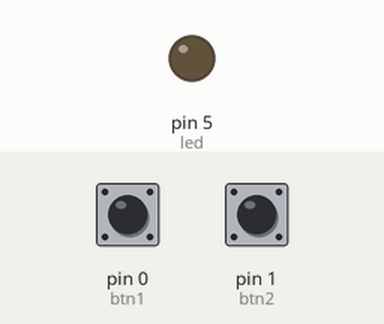
Recording of a sketch running on a simulated Arduino Uno, built with avr-gcc and run on an emulated ATmega328P. Parts: output pins drawn as LEDs (lit = HIGH). Inputs (shaded band) come from the test bench; at power-on: pin 0 (btn1) HIGH, pin 1 (btn2) HIGH.

Above: at 1.2 s.
1.3 s: pin 0 (btn1) pulled LOW for 0.15 s
At 2.2 s:
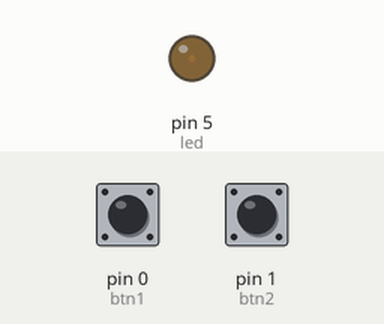
2.9 s: pin 0 (btn1) pulled LOW for 3.2 s
At 6.4 s:
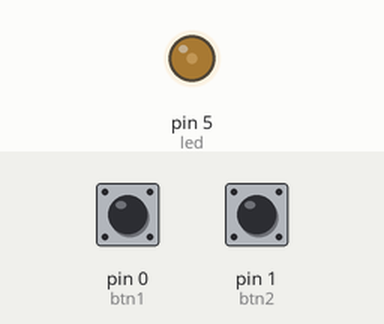
7.6 s: pin 0 (btn1) pulled LOW for 3.2 s
At 11.1 s:
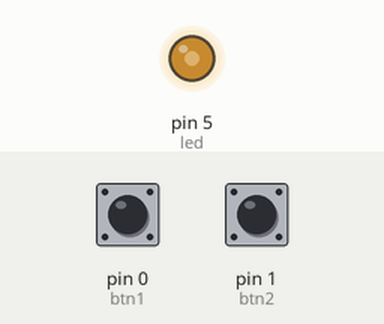
12.3 s: pin 1 (btn2) pulled LOW for 1 s
At 12.46 s:
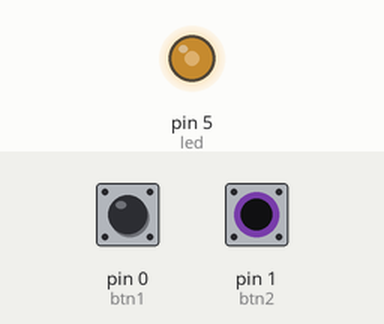
15.3 s: pin 1 (btn2) pulled LOW for 3.2 s
At 19.4 s:
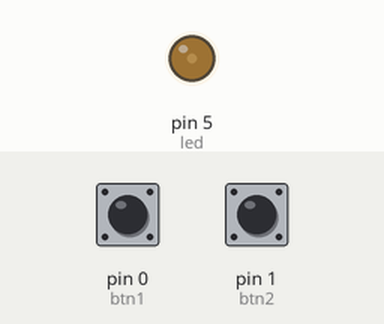
20.0 s: pin 0 (btn1) pulled LOW for 1 s
At 20.16 s:
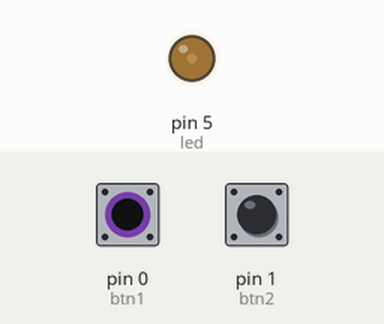
Timing chart, 0 to 23.0 s (numbered marks = the images above; inputs shaded):
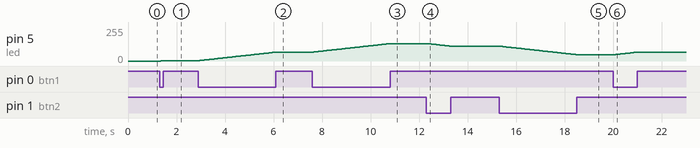

Measured:
- after the input at 1.3 s, pin 5 (led): 0/255 → 3/255 after 0.05 s
- after the input at 2.9 s, pin 5 (led): moves from 3/255 to 67/255 over 3.2 s, starting after 0.05 s
- after the input at 7.6 s, pin 5 (led): moves from 67/255 to 131/255 over 3.2 s, starting after 0.05 s
- after the input at 12.3 s, pin 5 (led): moves from 131/255 to 111/255 over 0.95 s, starting after 0.05 s
- after the input at 15.3 s, pin 5 (led): moves from 111/255 to 47/255 over 3.2 s, starting after 0.05 s
- after the input at 20.0 s, pin 5 (led): moves from 47/255 to 67/255 over 0.95 s, starting after 0.05 s

The sketch:

Lab_SI_2_2.ino
```cpp
int c = 0;
int led = 5;
int btn1 = 0;
int btn2 = 1;

void setup() {
  pinMode(led, OUTPUT);
  pinMode(btn1, INPUT);
  pinMode(btn2, INPUT);
}

void loop() {
  analogWrite(led, c);
  if (digitalRead(btn1) == LOW)
  {
    if (c < 255)
    {
      c++;
      delay(50);
    }
  }
  if (digitalRead(btn2) == LOW)
  {
    if(c > 0)
    {
      c--;
      delay(50);
    }
  }
}
```
